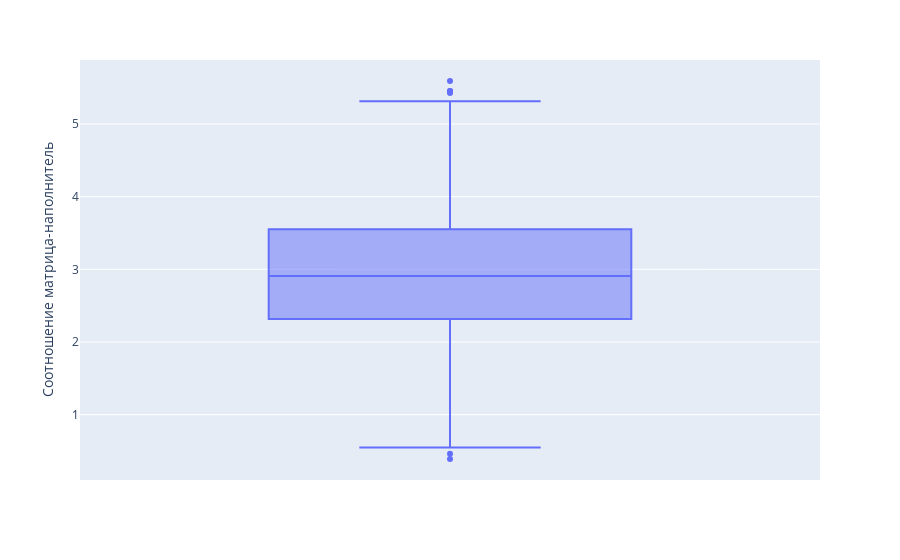
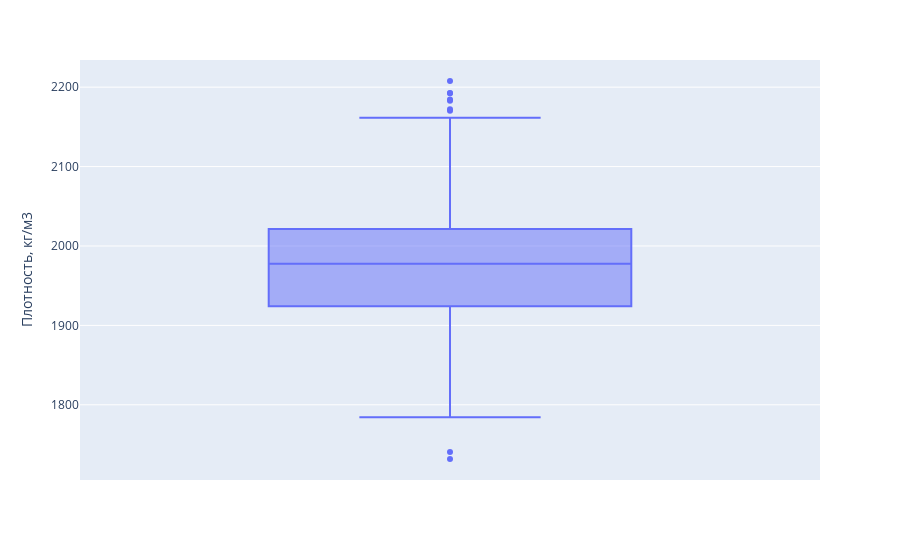
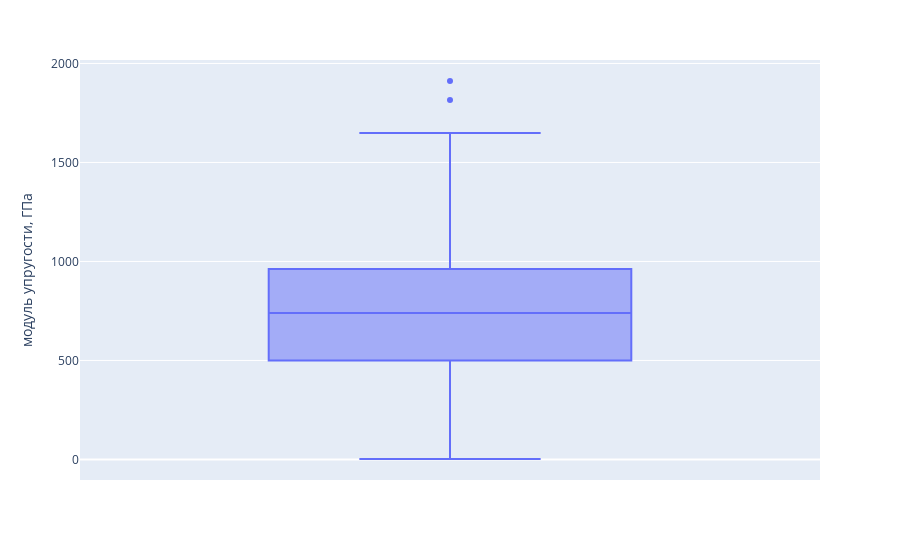
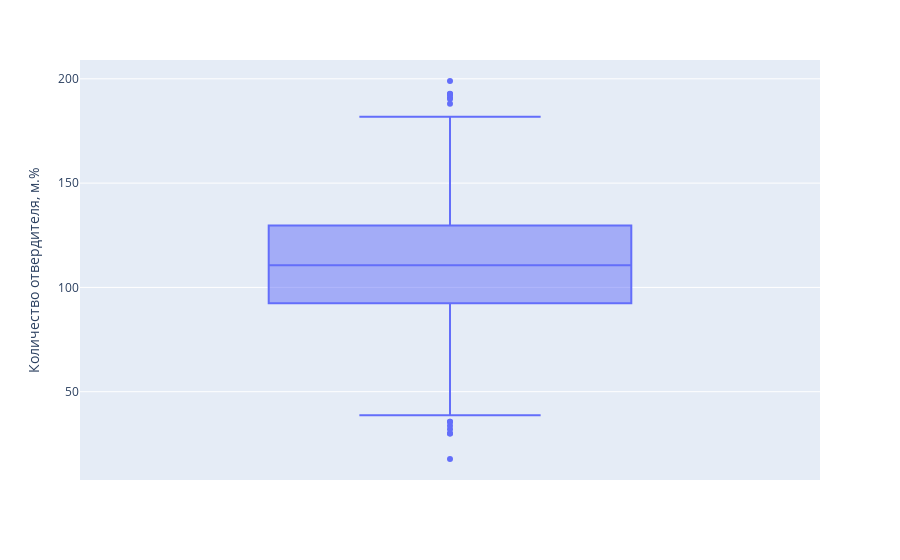

These figures' notebook cell, in order:
### Code cell
# проихводим обнаружение аномалий, с помощью боксплотов
for column in df.columns:
    fig = px.box(df, y = column)
    fig.show()

### Figure 1 — Plotly figure (JSON) as saved in the notebook; plotly's stock layout.template omitted (floating-point values rounded to 4 significant figures; data arrays with more than 128 entries replaced by an {"elided": "..."} marker saying what was removed)
{"data": [{"alignmentgroup": "True", "hovertemplate": "Соотношение матрица-наполнитель=%{y}<extra></extra>", "legendgroup": "", "marker": {"color": "#636efa"}, "name": "", "notched": false, "offsetgroup": "", "orientation": "v", "showlegend": false, "type": "box", "x0": " ", "xaxis": "x", "y": {"elided": "1023 float values"}, "y0": " ", "yaxis": "y"}], "layout": {"boxmode": "group", "legend": {"tracegroupgap": 0}, "margin": {"t": 60}, "xaxis": {"anchor": "y", "domain": [0, 1]}, "yaxis": {"anchor": "x", "domain": [0, 1], "title": {"text": "Соотношение матрица-наполнитель"}}}}

### Figure 2 — Plotly figure (JSON) as saved in the notebook; plotly's stock layout.template omitted (floating-point values rounded to 4 significant figures; data arrays with more than 128 entries replaced by an {"elided": "..."} marker saying what was removed)
{"data": [{"alignmentgroup": "True", "hovertemplate": "Плотность, кг/м3=%{y}<extra></extra>", "legendgroup": "", "marker": {"color": "#636efa"}, "name": "", "notched": false, "offsetgroup": "", "orientation": "v", "showlegend": false, "type": "box", "x0": " ", "xaxis": "x", "y": {"elided": "1023 float values"}, "y0": " ", "yaxis": "y"}], "layout": {"boxmode": "group", "legend": {"tracegroupgap": 0}, "margin": {"t": 60}, "xaxis": {"anchor": "y", "domain": [0, 1]}, "yaxis": {"anchor": "x", "domain": [0, 1], "title": {"text": "Плотность, кг/м3"}}}}

### Figure 3 — Plotly figure (JSON) as saved in the notebook; plotly's stock layout.template omitted (floating-point values rounded to 4 significant figures; data arrays with more than 128 entries replaced by an {"elided": "..."} marker saying what was removed)
{"data": [{"alignmentgroup": "True", "hovertemplate": "модуль упругости, ГПа=%{y}<extra></extra>", "legendgroup": "", "marker": {"color": "#636efa"}, "name": "", "notched": false, "offsetgroup": "", "orientation": "v", "showlegend": false, "type": "box", "x0": " ", "xaxis": "x", "y": {"elided": "1023 float values"}, "y0": " ", "yaxis": "y"}], "layout": {"boxmode": "group", "legend": {"tracegroupgap": 0}, "margin": {"t": 60}, "xaxis": {"anchor": "y", "domain": [0, 1]}, "yaxis": {"anchor": "x", "domain": [0, 1], "title": {"text": "модуль упругости, ГПа"}}}}

### Figure 4 — Plotly figure (JSON) as saved in the notebook; plotly's stock layout.template omitted (floating-point values rounded to 4 significant figures; data arrays with more than 128 entries replaced by an {"elided": "..."} marker saying what was removed)
{"data": [{"alignmentgroup": "True", "hovertemplate": "Количество отвердителя, м.%=%{y}<extra></extra>", "legendgroup": "", "marker": {"color": "#636efa"}, "name": "", "notched": false, "offsetgroup": "", "orientation": "v", "showlegend": false, "type": "box", "x0": " ", "xaxis": "x", "y": {"elided": "1023 float values"}, "y0": " ", "yaxis": "y"}], "layout": {"boxmode": "group", "legend": {"tracegroupgap": 0}, "margin": {"t": 60}, "xaxis": {"anchor": "y", "domain": [0, 1]}, "yaxis": {"anchor": "x", "domain": [0, 1], "title": {"text": "Количество отвердителя, м.%"}}}}
